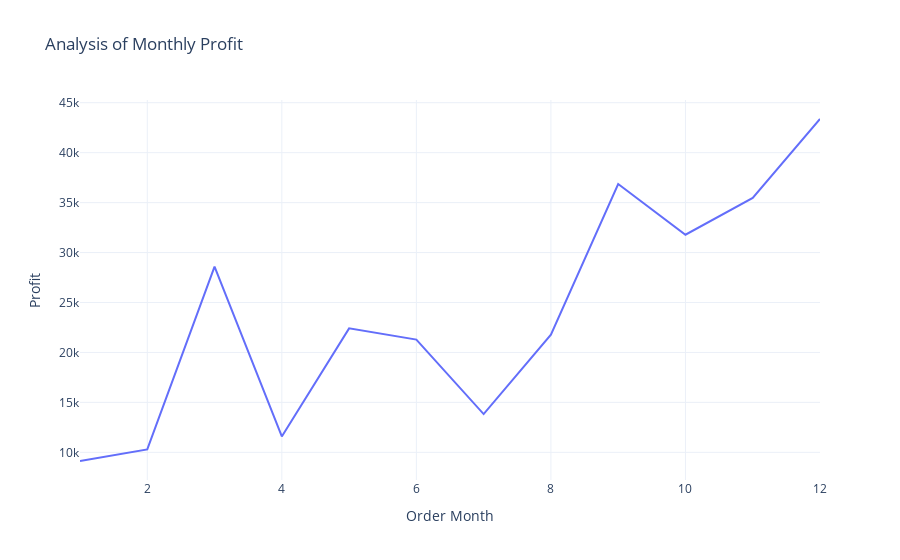

The cell this chart's notebook holds for it:
### Code cell
profit_by_month = data.groupby('Order Month')['Profit'].sum().reset_index()
fig = px.line(profit_by_month, x = 'Order Month', y = 'Profit', title = 'Analysis of Monthly Profit')
fig.show()

### Figure 1 — Plotly figure (JSON) as saved in the notebook; plotly's stock layout.template omitted (floating-point values rounded to 4 significant figures)
{"data": [{"hovertemplate": "Order Month=%{x}<br>Profit=%{y}<extra></extra>", "legendgroup": "", "line": {"color": "#636efa", "dash": "solid"}, "marker": {"symbol": "circle"}, "mode": "lines", "name": "", "orientation": "v", "showlegend": false, "type": "scatter", "x": [1, 2, 3, 4, 5, 6, 7, 8, 9, 10, 11, 12], "xaxis": "x", "y": [9134.0, 10290.0, 28590.0, 11590.0, 22410.0, 21290.0, 13830.0, 21780.0, 36860.0, 31780.0, 35470.0, 43370.0], "yaxis": "y"}], "layout": {"autosize": true, "legend": {"tracegroupgap": 0}, "title": {"text": "Analysis of Monthly Profit"}, "xaxis": {"anchor": "y", "autorange": true, "domain": [0, 1], "range": [1, 12], "title": {"text": "Order Month"}, "type": "linear"}, "yaxis": {"anchor": "x", "autorange": true, "domain": [0, 1], "range": [7233.0, 45270.0], "title": {"text": "Profit"}, "type": "linear"}}}
